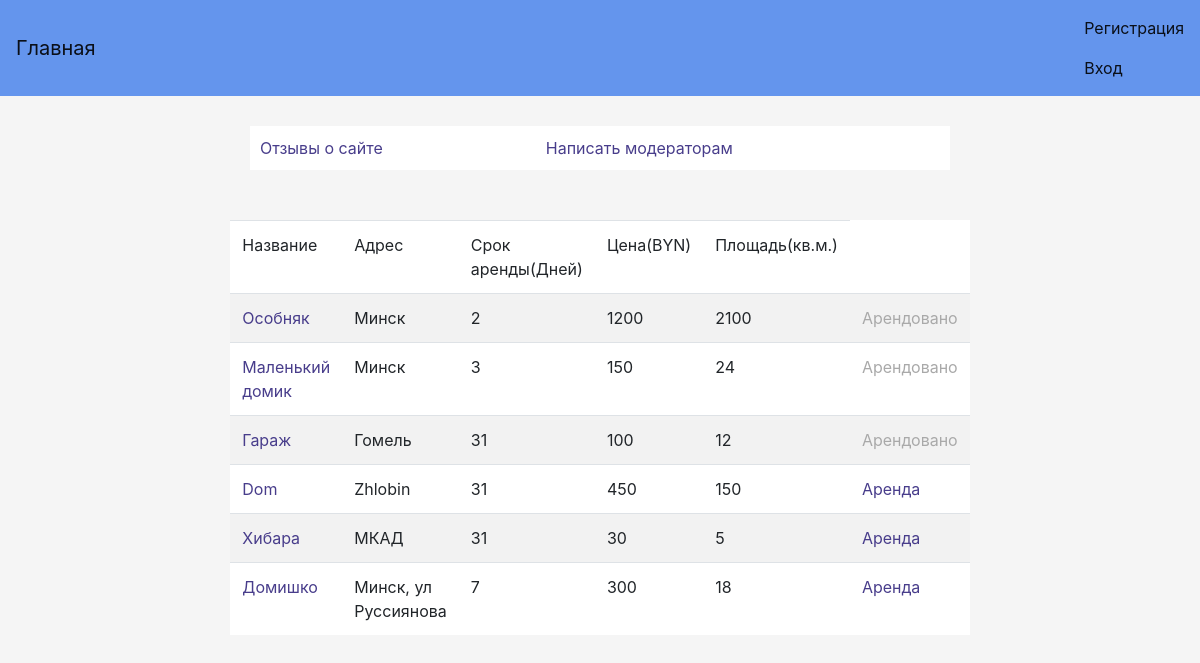
The page / on the database its author committed.
### TOFI/models.py (models this page shows, shortened)
class Rent(models.Model):
    name = models.CharField(verbose_name='Название:', max_length=50)
    address = models.CharField(verbose_name='Адрес:', max_length=50)
    min_rent_time = models.IntegerField(verbose_name='Срок аренды:')
    area = models.IntegerField(verbose_name='Площадь:')
    payment_interval = models.IntegerField(verbose_name='Срок оплаты', default=None, null=True, blank=True)
    date_of_construction = models.IntegerField(verbose_name='Год строительства:', default=None)
    creation_date = models.DateField(default=None)
    other = models.CharField(verbose_name='Другое:', max_length=100)
    cost = models.CharField(verbose_name='Цена аренды:', max_length=50)
    user_login = models.ForeignKey(MyUser)
    status_rent = models.BooleanField(default=True)  # True - свободно, False - уже арендовано арендой

### TOFI/views.py (the view, shortened to what this page needs)
# urls.py: url(r'^$', views.main_view, name='Main'),
def main_view(request):
    context = {'rent': [i for i in list(models.Rent.objects.all())], 'comments': [i for i in list(models.Comment.objects.all())]}
    return render(request, 'Main.html', context)

### TOFI/templates/Main.html (shortened to what this page needs)
{% extends "base.html" %}
{% block content %}
    <table class="center">
        <tr class="padding">
            <td class="padding">
                <a href="{% url 'Comment' %}">Отзывы о сайте</a>
            </td>
            <td class="padding">
                <a href="/make_complaint/0">Написать модераторам</a>
            </td>
        </tr>
    </table>
    <table class="center table table-striped">
        <thead class="padding">
        <tr>
            <td class="padding">Название</td>
            <td>Адрес</td>
            <td>Срок аренды(Дней)</td>
            <td>Цена(BYN)</td>
            <td>Площадь(кв.м.)</td>
        </tr>
        </thead>
        {% for r in rent %}
            <tr>
                <td class="padding"><a href="aboutHouse/{{ r.id }}">{{ r.name }}</a></td>
                <td>{{ r.address }}</td>
                <td>{{ r.min_rent_time }}</td>
                <td>{{ r.cost }}</td>
                <td>{{ r.area }}</td>
                {% if not request.user.ie %}
                    {% if r.status_rent %}
                        <td class="padding"><a href="makeRent/{{ r.id }}">Аренда</a></td>
                    {% else %}
                        <td class="padding"><font color="#a9a9a9">Арендовано</font></td>
                    {% endif %}
                {% endif %}
            </tr>
        {% endfor %}
    </table>
{% endblock %}

### TOFI/static/style.css (style rules this page uses)
.center { width: 100%; max-width: 700px; padding: 10px; margin: auto auto 50px; background: white; }
a { color: darkslateblue; }
body { margin: auto; padding-bottom: 0; height: auto; background-color: whitesmoke; link: dodgerblue; }
table { width: 100%; }
.padding { padding: 10px; }

### rows shown on the page
Rent: name "Особняк", address "Минск", min_rent_time "2", cost "1200", area "2100", status_rent "Арендовано"
Rent: name "Маленький домик", address "Минск", min_rent_time "3", cost "150", area "24", status_rent "Арендовано"
Rent: name "Гараж", address "Гомель", min_rent_time "31", cost "100", area "12", status_rent "Арендовано"
Rent: name "Dom", address "Zhlobin", min_rent_time "31", cost "450", area "150"
Rent: name "Хибара", address "МКАД", min_rent_time "31", cost "30", area "5"
Rent: name "Домишко", address "Минск, ул Руссиянова", min_rent_time "7", cost "300", area "18"
